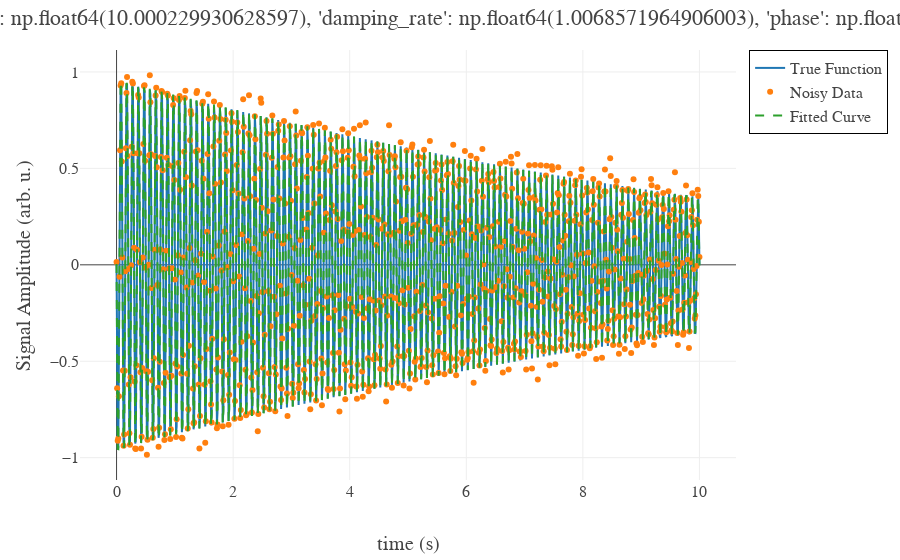

Source (notebook cell):
### Code cell
# True model parameters
true_params: Dict[str, float] = dict(
    frequency=10.0, amplitude=1.0, damping_rate=0.1, phase=np.pi
)


np_rng = np.random.default_rng(42)
# 1. Generate clean data
x_samp: npt.NDArray[np.float64] = np.linspace(0, 10, 1000)
y_clean: npt.NDArray[np.float64] = damp_sine_wave(x_samp, **true_params)

# 2. Add noise
rng = np.random.default_rng(seed=42)
noise: npt.NDArray[np.float64] = np_rng.normal(scale=0.05, size=x_samp.shape)
y_noisy = y_clean + noise


# 3. Define a wrapper for curve_fit
# Wrapper for curve_fit
def wrapper(
    x: npt.NDArray[np.float64],
    frequency: float,
    amplitude: float,
    damping_rate: float,
    phase: float,
) -> npt.NDArray[np.float64]:
    return damp_sine_wave(
        x,
        frequency=frequency,
        damping_rate=damping_rate,
        phase=phase,
        amplitude=amplitude,
    )


key_order = ("frequency", "amplitude", "damping_rate", "phase")

# 4. Fit data with perturbed initial guess
initial_guess = [true_params[k] for k in key_order]  # intentionally inaccurate
initial_guess = np.array(initial_guess)
initial_guess = (
    initial_guess + np_rng.normal(scale=0.9, size=initial_guess.shape) * initial_guess
)  # add some noise to the initial guess
print(initial_guess)
popt, pcov = curve_fit(wrapper, x_samp, y_noisy, p0=initial_guess)
fitted_params = dict(zip(["frequency", "damping_rate", "phase"], popt))

# 5. Visualize
fig = go.Figure().update_layout(width=900)

fig.add_trace(go.Scatter(name="True Function", mode="lines", x=x_samp, y=y_clean))
fig.add_trace(
    go.Scatter(
        name="Noisy Data", mode="markers", x=x_samp, y=y_noisy, line=dict(width=1)
    )
)
fig.add_trace(
    go.Scatter(
        name="Fitted Curve",
        mode="lines",
        x=x_samp,
        y=wrapper(x_samp, *popt),
        line=dict(dash="dash"),
    )
)

fig.update_layout(
    xaxis_title="time (s)",
    yaxis_title="Signal Amplitude (arb. u.)",
    title=f"Fitted Params: {fitted_params}",
)
fig.show()

### Figure 1 — Plotly figure (JSON) as saved in the notebook; plotly's stock layout.template omitted (floating-point values rounded to 4 significant figures; data arrays with more than 128 entries replaced by an {"elided": "..."} marker saying what was removed)
{"data": [{"mode": "lines", "name": "True Function", "type": "scatter", "x": {"elided": "1000 float values"}, "y": {"elided": "1000 float values"}}, {"line": {"width": 1}, "mode": "markers", "name": "Noisy Data", "type": "scatter", "x": {"elided": "1000 float values"}, "y": {"elided": "1000 float values"}}, {"line": {"dash": "dash"}, "mode": "lines", "name": "Fitted Curve", "type": "scatter", "x": {"elided": "1000 float values"}, "y": {"elided": "1000 float values"}}], "layout": {"title": {"text": "Fitted Params: {'frequency': np.float64(10.000229930628597), 'damping_rate': np.float64(1.0068571964906003), 'phase': np.float64(0.1013701415198718)}"}, "width": 900, "xaxis": {"title": {"text": "time (s)"}}, "yaxis": {"title": {"text": "Signal Amplitude (arb. u.)"}}}}
